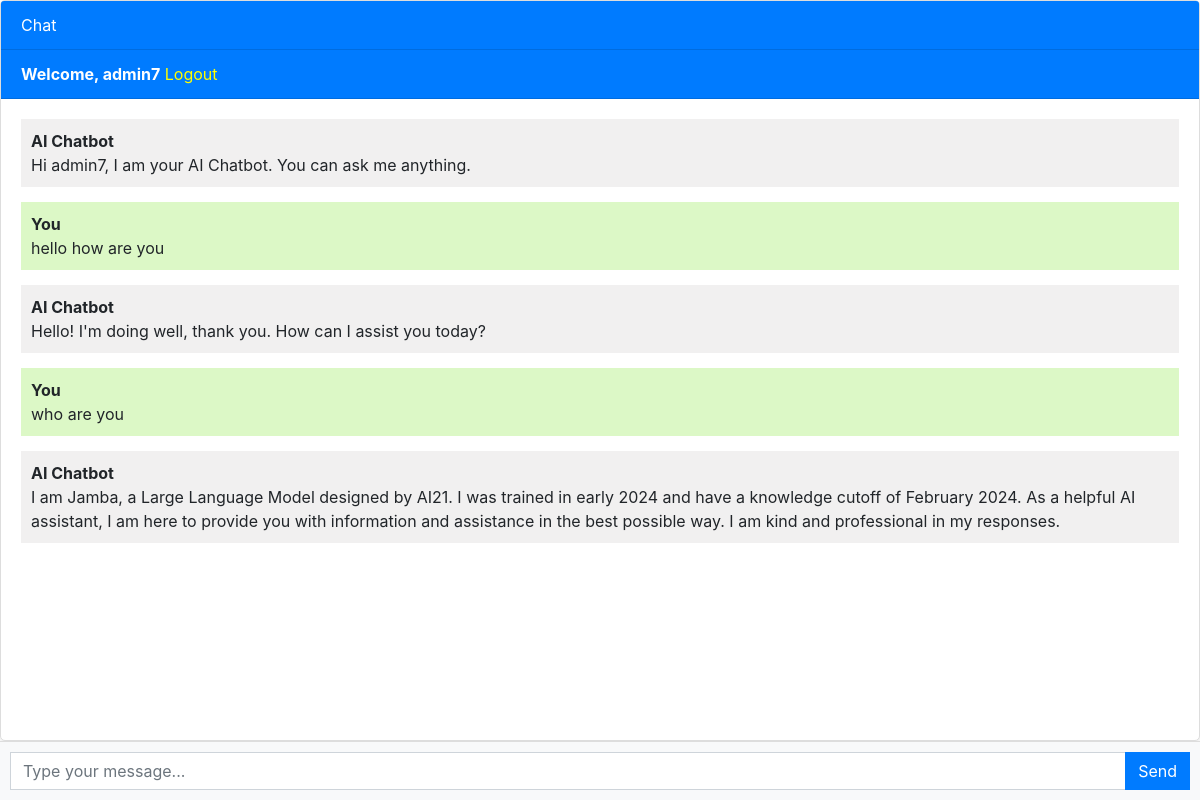
Screenshot of / (signed in) with the database file from the repository.
### chatbot/models.py (models this page shows, shortened)
class Chat(models.Model):
    user = models.ForeignKey(User, on_delete=models.CASCADE)
    message = models.TextField()
    response = models.TextField()
    created_at = models.DateTimeField(auto_now_add=True)

### chatbot/views.py (the view, shortened to what this page needs)
# urls.py: path('', include('chatbot.urls'))
@csrf_exempt
def chatbot(request):
    chats = Chat.objects.filter(user=request.user)
    return render(request, 'chatbot.html', {'chats':chats})

### chatbot/templates/chatbot.html (shortened to what this page needs)
{% extends 'base.html' %}
{% block content %}
<div class="chat-container">
  <div class="card flex-grow-1">
    <div class="card-header bg-primary text-white">Chat</div>
    {% if user.is_authenticated %}
    <div class="card-header bg-primary text-white">
      <b>Welcome, {{ user.username }}</b>
      <a style="color: yellow" href="{% url 'logout' %}">Logout</a>
    </div>
    {% else %}
    <div class="card-header bg-primary text-white">
      <a style="color: yellow" href="{% url 'login' %}">Login</a>
      <a style="color: yellow" href="{% url 'register' %}">Register</a>
    </div>
    {% endif %}
    <div class="card-body messages-box">
      <ul class="list-unstyled messages-list">
        {% if user.is_authenticated %}
        <li class="message received">
          <div class="message-text">
            <div class="message-sender">
              <b>AI Chatbot</b>
            </div>
            <div class="message-content">
              Hi {{ user.username }}, I am your AI Chatbot. You can ask me anything.
            </div>
          </div>
        </li>
        {% endif %}
        {% for chat in chats %}
          {% if chat.user == request.user %}
            <li class="message sent">
              <div class="message-text">
                <div class="message-sender">
                  <b>You</b>
                </div>
                <div class="message-content">
                  {{ chat.message }}
                </div>
              </div>
            </li>
            <li class="message received">
              <div class="message-text">
                <div class="message-sender">
                  <b>AI Chatbot</b>
                </div>
                <div class="message-content">
                  {{ chat.response }}
                </div>
              </div>
            </li>
          {% endif %}
        {% endfor %}
      </ul>
    </div>
  </div>
  <form class="message-form" method="post" action="{% url 'chatbot' %}">
    <div class="input-group">
      <input type="text" class="form-control message-input" placeholder="Type your message..." required>
      <div class="input-group-append">
        <button type="submit" class="btn btn-primary btn-send">Send</button>
      </div>
    </div>
  </form>
</div>
{% endblock %}

### chatbot/templates/base.html (shortened to what this page needs)
<!DOCTYPE html>
<html lang="en">
  <head>
    <link rel="stylesheet" href="https://stackpath.bootstrapcdn.com/bootstrap/4.3.1/css/bootstrap.min.css">
  </head>
  <body>
    {% block content %}{% endblock %}
  </body>
</html>

### chatbot/templates/chatbot.html (style rules this page uses)
body, html { height: 100%; margin: 0; display: flex; flex-direction: column; }
.chat-container { display: flex; flex-direction: column; height: 100%; justify-content: flex-end; }
.card { border: 1px solid #ddd; border-radius: 5px; box-shadow: 0 2px 5px rgba(0, 0, 0, 0.1); }
.messages-box { flex: 1; overflow-y: auto; }
.messages-list { padding-left: 0; list-style: none; }
.message { margin-bottom: 15px; }
.message-text { padding: 10px; border-radius: 5px; }
.sent { background-color: #dcf8c6; align-self: flex-end; }
.received { background-color: #f1f0f0; align-self: flex-start; }
.message-form { display: flex; position: relative; padding: 10px; background-color: #f8f9fa; border-top: 1px solid #ddd; }
.message-input { flex: 1; border-radius: 0; border-right: none; }
.btn-send { border-radius: 0; }

### rows the page displays
Chat: message "hello how are you", response "Hello! I'm doing well, thank you. How can I assist you today?"
Chat: message "who are you", response "I am Jamba, a Large Language Model designed by AI21. I was trained in early 2024 and have a knowledge cutoff of February 2024. As a helpful AI assistant, I am here to provide you with information and assistance in the best possible way. I am kind and professional in my responses."

### other values shown
{{ user.username }} "admin7"
